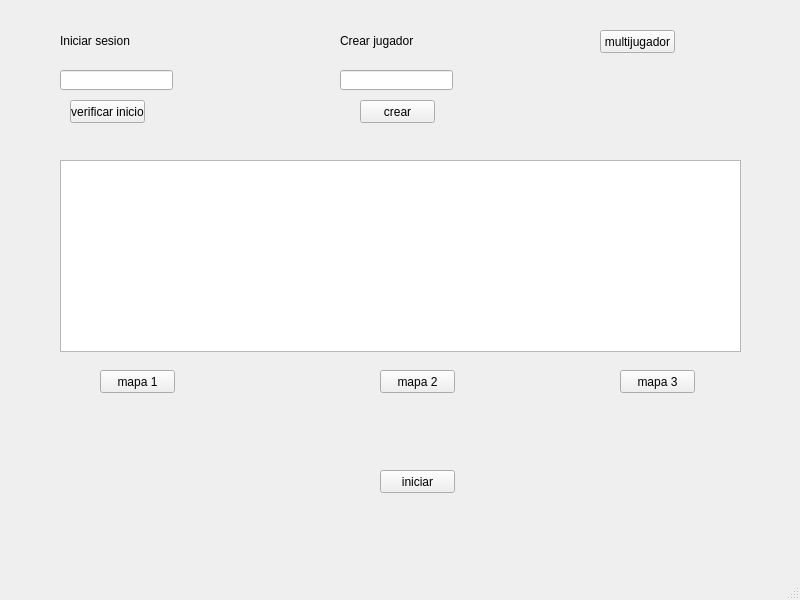
<?xml version="1.0" encoding="UTF-8"?>
<ui version="4.0">
 <class>pantalla_menu</class>
 <widget class="QMainWindow" name="pantalla_menu">
  <property name="geometry">
   <rect>
    <x>0</x>
    <y>0</y>
    <width>800</width>
    <height>600</height>
   </rect>
  </property>
  <property name="windowTitle">
   <string>MainWindow</string>
  </property>
  <widget class="QWidget" name="centralwidget">
   <widget class="QLineEdit" name="iniciar_sesion">
    <property name="geometry">
     <rect>
      <x>60</x>
      <y>70</y>
      <width>113</width>
      <height>20</height>
     </rect>
    </property>
   </widget>
   <widget class="QLineEdit" name="crear_jugador">
    <property name="geometry">
     <rect>
      <x>340</x>
      <y>70</y>
      <width>113</width>
      <height>20</height>
     </rect>
    </property>
   </widget>
   <widget class="QLabel" name="label">
    <property name="geometry">
     <rect>
      <x>60</x>
      <y>30</y>
      <width>81</width>
      <height>21</height>
     </rect>
    </property>
    <property name="text">
     <string>Iniciar sesion</string>
    </property>
   </widget>
   <widget class="QLabel" name="label_2">
    <property name="geometry">
     <rect>
      <x>340</x>
      <y>30</y>
      <width>121</width>
      <height>21</height>
     </rect>
    </property>
    <property name="text">
     <string>Crear jugador</string>
    </property>
   </widget>
   <widget class="QGraphicsView" name="graphicsView">
    <property name="geometry">
     <rect>
      <x>60</x>
      <y>160</y>
      <width>681</width>
      <height>192</height>
     </rect>
    </property>
   </widget>
   <widget class="QPushButton" name="opcion_1">
    <property name="geometry">
     <rect>
      <x>100</x>
      <y>370</y>
      <width>75</width>
      <height>23</height>
     </rect>
    </property>
    <property name="text">
     <string>mapa 1</string>
    </property>
   </widget>
   <widget class="QPushButton" name="opcion_2">
    <property name="geometry">
     <rect>
      <x>380</x>
      <y>370</y>
      <width>75</width>
      <height>23</height>
     </rect>
    </property>
    <property name="text">
     <string>mapa 2</string>
    </property>
   </widget>
   <widget class="QPushButton" name="opcion_3">
    <property name="geometry">
     <rect>
      <x>620</x>
      <y>370</y>
      <width>75</width>
      <height>23</height>
     </rect>
    </property>
    <property name="text">
     <string>mapa 3</string>
    </property>
   </widget>
   <widget class="QPushButton" name="multiplayer">
    <property name="geometry">
     <rect>
      <x>600</x>
      <y>30</y>
      <width>75</width>
      <height>23</height>
     </rect>
    </property>
    <property name="text">
     <string>multijugador</string>
    </property>
   </widget>
   <widget class="QPushButton" name="iniciar_juego">
    <property name="geometry">
     <rect>
      <x>380</x>
      <y>470</y>
      <width>75</width>
      <height>23</height>
     </rect>
    </property>
    <property name="text">
     <string>iniciar</string>
    </property>
   </widget>
   <widget class="QPushButton" name="pushButton">
    <property name="geometry">
     <rect>
      <x>70</x>
      <y>100</y>
      <width>75</width>
      <height>23</height>
     </rect>
    </property>
    <property name="text">
     <string>verificar inicio</string>
    </property>
   </widget>
   <widget class="QPushButton" name="pushButton_2">
    <property name="geometry">
     <rect>
      <x>360</x>
      <y>100</y>
      <width>75</width>
      <height>23</height>
     </rect>
    </property>
    <property name="text">
     <string>crear</string>
    </property>
   </widget>
  </widget>
  <widget class="QMenuBar" name="menubar">
   <property name="geometry">
    <rect>
     <x>0</x>
     <y>0</y>
     <width>800</width>
     <height>21</height>
    </rect>
   </property>
  </widget>
  <widget class="QStatusBar" name="statusbar"/>
 </widget>
 <resources/>
 <connections/>
</ui>
